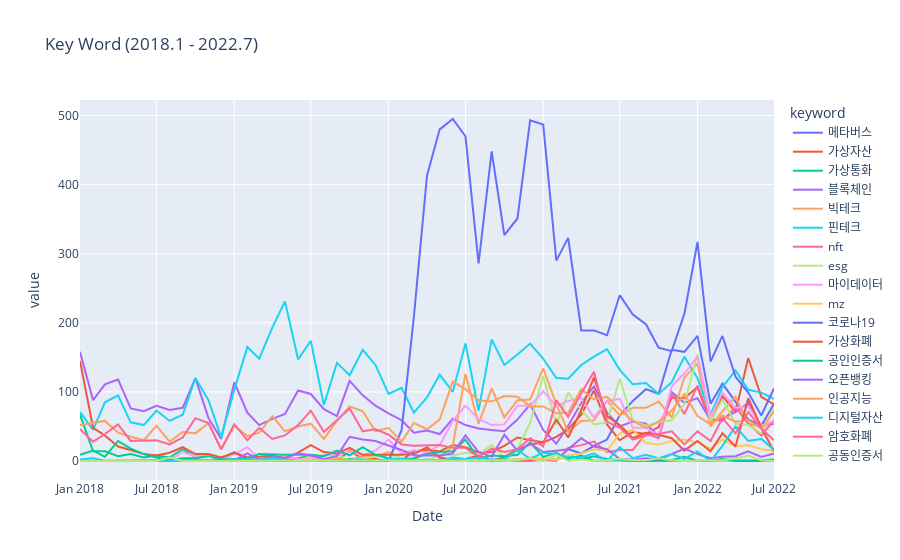

The code cell stored with this chart in its notebook:
### Code cell
# 꺽은선 그래프
df3 = Df3(srch_wrd)
fig = px.line(
    df3, x="Date", y='value', color="keyword", title="Key Word (2018.1 - 2022.7)"
)
fig.show()
